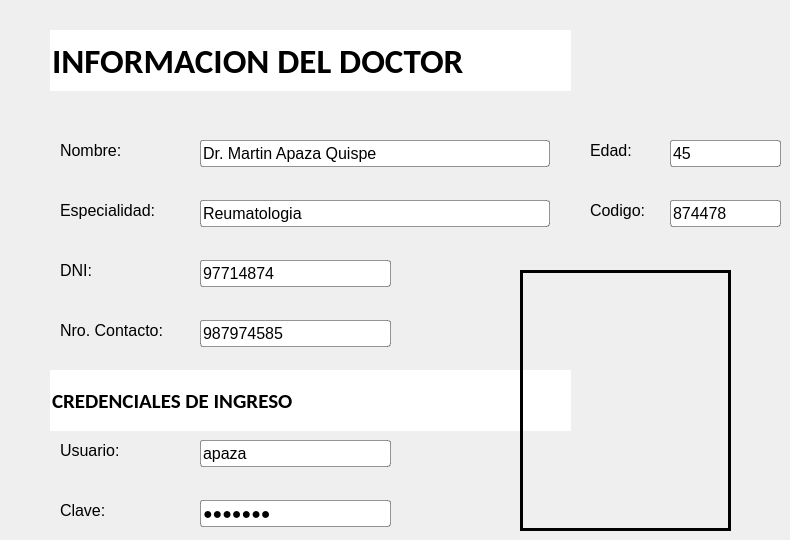
    <widget class="QWidget" name="tab_4">
     <attribute name="title">
      <string>Page</string>
     </attribute>
     <widget class="QLineEdit" name="lineEdit_11">
      <property name="geometry">
       <rect>
        <x>50</x>
        <y>30</y>
        <width>521</width>
        <height>61</height>
       </rect>
      </property>
      <property name="font">
       <font>
        <family>Calibri</family>
        <pointsize>26</pointsize>
        <weight>75</weight>
        <bold>true</bold>
       </font>
      </property>
      <property name="styleSheet">
       <string notr="true">border: none; background-image: transparent</string>
      </property>
      <property name="text">
       <string>INFORMACION DEL DOCTOR</string>
      </property>
     </widget>
     <widget class="QLabel" name="label_5">
      <property name="geometry">
       <rect>
        <x>590</x>
        <y>140</y>
        <width>61</width>
        <height>21</height>
       </rect>
      </property>
      <property name="font">
       <font>
        <family>Arial</family>
        <pointsize>12</pointsize>
       </font>
      </property>
      <property name="styleSheet">
       <string notr="true">border-width: 0px</string>
      </property>
      <property name="text">
       <string>Edad:</string>
      </property>
     </widget>
     <widget class="QLineEdit" name="lineEdit_13">
      <property name="geometry">
       <rect>
        <x>670</x>
        <y>140</y>
        <width>111</width>
        <height>27</height>
       </rect>
      </property>
      <property name="font">
       <font>
        <family>Arial</family>
        <pointsize>12</pointsize>
       </font>
      </property>
      <property name="cursor">
       <cursorShape>IBeamCursor</cursorShape>
      </property>
      <property name="styleSheet">
       <string notr="true">background-color: rgb(255, 255, 255);  border: 1px solid rgba(0,0,0, 0.4); border-radius: 3px</string>
      </property>
      <property name="inputMethodHints">
       <set>Qt::ImhDigitsOnly|Qt::ImhFormattedNumbersOnly</set>
      </property>
      <property name="text">
       <string>45</string>
      </property>
      <property name="readOnly">
       <bool>true</bool>
      </property>
     </widget>
     <widget class="QLabel" name="label_15">
      <property name="geometry">
       <rect>
        <x>60</x>
        <y>140</y>
        <width>81</width>
        <height>21</height>
       </rect>
      </property>
      <property name="font">
       <font>
        <family>Arial</family>
        <pointsize>12</pointsize>
       </font>
      </property>
      <property name="styleSheet">
       <string notr="true">border-width: 0px</string>
      </property>
      <property name="text">
       <string>Nombre:</string>
      </property>
     </widget>
     <widget class="QLabel" name="label_16">
      <property name="geometry">
       <rect>
        <x>60</x>
        <y>200</y>
        <width>131</width>
        <height>21</height>
       </rect>
      </property>
      <property name="font">
       <font>
        <family>Arial</family>
        <pointsize>12</pointsize>
        <weight>50</weight>
        <bold>false</bold>
       </font>
      </property>
      <property name="styleSheet">
       <string notr="true">border-width: 0px</string>
      </property>
      <property name="text">
       <string>Especialidad:</string>
      </property>
     </widget>
     <widget class="QLineEdit" name="lineEdit_15">
      <property name="geometry">
       <rect>
        <x>200</x>
        <y>140</y>
        <width>350</width>
        <height>27</height>
       </rect>
      </property>
      <property name="font">
       <font>
        <family>Arial</family>
        <pointsize>12</pointsize>
       </font>
      </property>
      <property name="styleSheet">
       <string notr="true">background-color: rgb(255, 255, 255); border: 1px solid rgba(0,0,0, 0.4); border-radius: 3px</string>
      </property>
      <property name="text">
       <string>Dr. Martin Apaza Quispe</string>
      </property>
      <property name="readOnly">
       <bool>true</bool>
      </property>
     </widget>
     <widget class="QLineEdit" name="lineEdit_16">
      <property name="geometry">
       <rect>
        <x>200</x>
        <y>200</y>
        <width>350</width>
        <height>27</height>
       </rect>
      </property>
      <property name="font">
       <font>
        <family>Arial</family>
        <pointsize>12</pointsize>
       </font>
      </property>
      <property name="styleSheet">
       <string notr="true">background-color: rgb(255, 255, 255); border: 1px solid rgba(0,0,0, 0.4); border-radius: 3px</string>
      </property>
      <property name="text">
       <string>Reumatologia</string>
      </property>
      <property name="readOnly">
       <bool>true</bool>
      </property>
     </widget>
     <widget class="QLabel" name="label_17">
      <property name="geometry">
       <rect>
        <x>590</x>
        <y>200</y>
        <width>61</width>
        <height>21</height>
       </rect>
      </property>
      <property name="font">
       <font>
        <family>Arial</family>
        <pointsize>12</pointsize>
       </font>
      </property>
      <property name="styleSheet">
       <string notr="true">border-width: 0px</string>
      </property>
      <property name="text">
       <string>Codigo:</string>
      </property>
     </widget>
     <widget class="QLineEdit" name="lineEdit_14">
      <property name="geometry">
       <rect>
        <x>670</x>
        <y>200</y>
        <width>111</width>
        <height>27</height>
       </rect>
      </property>
      <property name="font">
       <font>
        <family>Arial</family>
        <pointsize>12</pointsize>
       </font>
      </property>
      <property name="cursor">
       <cursorShape>IBeamCursor</cursorShape>
      </property>
      <property name="styleSheet">
       <string notr="true">background-color: rgb(255, 255, 255);  border: 1px solid rgba(0,0,0, 0.4); border-radius: 3px</string>
      </property>
      <property name="inputMethodHints">
       <set>Qt::ImhDigitsOnly|Qt::ImhFormattedNumbersOnly</set>
      </property>
      <property name="text">
       <string>874478</string>
      </property>
      <property name="readOnly">
       <bool>true</bool>
      </property>
     </widget>
     <widget class="QLabel" name="label_18">
      <property name="geometry">
       <rect>
        <x>60</x>
        <y>260</y>
        <width>61</width>
        <height>21</height>
       </rect>
      </property>
      <property name="font">
       <font>
        <family>Arial</family>
        <pointsize>12</pointsize>
       </font>
      </property>
      <property name="styleSheet">
       <string notr="true">border-width: 0px</string>
      </property>
      <property name="text">
       <string>DNI:</string>
      </property>
     </widget>
     <widget class="QLineEdit" name="lineEdit_17">
      <property name="geometry">
       <rect>
        <x>200</x>
        <y>260</y>
        <width>191</width>
        <height>27</height>
       </rect>
      </property>
      <property name="font">
       <font>
        <family>Arial</family>
        <pointsize>12</pointsize>
       </font>
      </property>
      <property name="cursor">
       <cursorShape>IBeamCursor</cursorShape>
      </property>
      <property name="styleSheet">
       <string notr="true">background-color: rgb(255, 255, 255);  border: 1px solid rgba(0,0,0, 0.4); border-radius: 3px</string>
      </property>
      <property name="inputMethodHints">
       <set>Qt::ImhDigitsOnly|Qt::ImhFormattedNumbersOnly</set>
      </property>
      <property name="text">
       <string>97714874</string>
      </property>
      <property name="readOnly">
       <bool>true</bool>
      </property>
     </widget>
     <widget class="QLineEdit" name="lineEdit_18">
      <property name="geometry">
       <rect>
        <x>200</x>
        <y>320</y>
        <width>191</width>
        <height>27</height>
       </rect>
      </property>
      <property name="font">
       <font>
        <family>Arial</family>
        <pointsize>12</pointsize>
       </font>
      </property>
      <property name="cursor">
       <cursorShape>IBeamCursor</cursorShape>
      </property>
      <property name="styleSheet">
       <string notr="true">background-color: rgb(255, 255, 255);  border: 1px solid rgba(0,0,0, 0.4); border-radius: 3px</string>
      </property>
      <property name="inputMethodHints">
       <set>Qt::ImhDigitsOnly|Qt::ImhFormattedNumbersOnly</set>
      </property>
      <property name="text">
       <string>987974585</string>
      </property>
      <property name="readOnly">
       <bool>true</bool>
      </property>
     </widget>
     <widget class="QLabel" name="label_19">
      <property name="geometry">
       <rect>
        <x>60</x>
        <y>320</y>
        <width>131</width>
        <height>21</height>
       </rect>
      </property>
      <property name="font">
       <font>
        <family>Arial</family>
        <pointsize>12</pointsize>
       </font>
      </property>
      <property name="styleSheet">
       <string notr="true">border-width: 0px</string>
      </property>
      <property name="text">
       <string>Nro. Contacto:</string>
      </property>
     </widget>
     <widget class="QLineEdit" name="lineEdit_19">
      <property name="geometry">
       <rect>
        <x>50</x>
        <y>370</y>
        <width>521</width>
        <height>61</height>
       </rect>
      </property>
      <property name="font">
       <font>
        <family>Calibri</family>
        <pointsize>16</pointsize>
        <weight>75</weight>
        <bold>true</bold>
       </font>
      </property>
      <property name="styleSheet">
       <string notr="true">border: none; background-image: transparent</string>
      </property>
      <property name="text">
       <string>CREDENCIALES DE INGRESO</string>
      </property>
     </widget>
     <widget class="QLineEdit" name="lineEdit_20">
      <property name="geometry">
       <rect>
        <x>200</x>
        <y>440</y>
        <width>191</width>
        <height>27</height>
       </rect>
      </property>
      <property name="font">
       <font>
        <family>Arial</family>
        <pointsize>12</pointsize>
       </font>
      </property>
      <property name="cursor">
       <cursorShape>IBeamCursor</cursorShape>
      </property>
      <property name="styleSheet">
       <string notr="true">background-color: rgb(255, 255, 255);  border: 1px solid rgba(0,0,0, 0.4); border-radius: 3px</string>
      </property>
      <property name="inputMethodHints">
       <set>Qt::ImhDigitsOnly|Qt::ImhFormattedNumbersOnly</set>
      </property>
      <property name="text">
       <string>apaza</string>
      </property>
     </widget>
     <widget class="QLabel" name="label_20">
      <property name="geometry">
       <rect>
        <x>60</x>
        <y>440</y>
        <width>131</width>
        <height>21</height>
       </rect>
      </property>
      <property name="font">
       <font>
        <family>Arial</family>
        <pointsize>12</pointsize>
       </font>
      </property>
      <property name="styleSheet">
       <string notr="true">border-width: 0px</string>
      </property>
      <property name="text">
       <string>Usuario:</string>
      </property>
     </widget>
     <widget class="QLabel" name="label_21">
      <property name="geometry">
       <rect>
        <x>60</x>
        <y>500</y>
        <width>131</width>
        <height>21</height>
       </rect>
      </property>
      <property name="font">
       <font>
        <family>Arial</family>
        <pointsize>12</pointsize>
       </font>
      </property>
      <property name="styleSheet">
       <string notr="true">border-width: 0px</string>
      </property>
      <property name="text">
       <string>Clave:</string>
      </property>
     </widget>
     <widget class="QLineEdit" name="lineEdit_21">
      <property name="geometry">
       <rect>
        <x>200</x>
        <y>500</y>
        <width>191</width>
        <height>27</height>
       </rect>
      </property>
      <property name="font">
       <font>
        <family>Arial</family>
        <pointsize>12</pointsize>
       </font>
      </property>
      <property name="cursor">
       <cursorShape>IBeamCursor</cursorShape>
      </property>
      <property name="styleSheet">
       <string notr="true">background-color: rgb(255, 255, 255);  border: 1px solid rgba(0,0,0, 0.4); border-radius: 3px</string>
      </property>
      <property name="inputMethodHints">
       <set>Qt::ImhDigitsOnly|Qt::ImhFormattedNumbersOnly|Qt::ImhHiddenText|Qt::ImhNoAutoUppercase|Qt::ImhNoPredictiveText|Qt::ImhSensitiveData</set>
      </property>
      <property name="text">
       <string>apaza12</string>
      </property>
      <property name="echoMode">
       <enum>QLineEdit::Password</enum>
      </property>
     </widget>
     <widget class="QLabel" name="label_22">
      <property name="geometry">
       <rect>
        <x>520</x>
        <y>270</y>
        <width>211</width>
        <height>261</height>
       </rect>
      </property>
      <property name="frameShape">
       <enum>QFrame::Box</enum>
      </property>
      <property name="frameShadow">
       <enum>QFrame::Plain</enum>
      </property>
      <property name="lineWidth">
       <number>3</number>
      </property>
      <property name="midLineWidth">
       <number>0</number>
      </property>
      <property name="text">
       <string/>
      </property>
      <property name="pixmap">
       <pixmap>../imagenesdoctores/doctor2.jpg</pixmap>
      </property>
      <property name="scaledContents">
       <bool>true</bool>
      </property>
     </widget>
    </widget>
